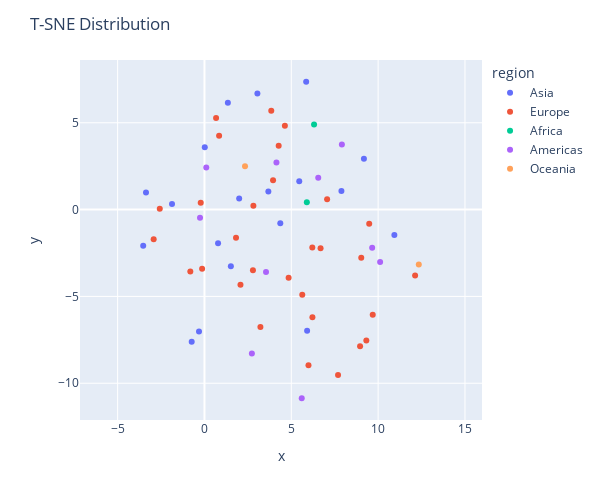

The code cell stored with this chart in its notebook:
### Code cell
import plotly.express as px
import nbformat


x = tsne.embedding_[:,0]
y = tsne.embedding_[:,1]
labels = X.index

df = pd.DataFrame(tsne.embedding_).set_index(labels)
df.rename({0:"x", 1:"y"}, axis=1, inplace=True)

country_to_region = country_name_conversion[["Country Name","region"]].set_index("Country Name").to_dict()["region"]

country_names = []
regions = []
for ISO2 in X.index:
    country_names.append(two_way_country_lookup[ISO2])
for country in country_names:
  regions.append(country_to_region[country])
    
df["country_name"] = country_names
df["region"] = regions




fig = px.scatter(df, x = "x", y = "y", color = "region", hover_data = ["country_name"], width=600, height=500)
fig.update_layout(title = "T-SNE Distribution")

fig.update_yaxes(
    scaleanchor="x",
    scaleratio=1,
  )

fig.show()

### Figure 1 — Plotly figure (JSON) as saved in the notebook; plotly's stock layout.template omitted (floating-point values rounded to 4 significant figures)
{"data": [{"customdata": [["Taiwan"], ["Thailand"], ["Singapore"], ["United Arab Emirates"], ["Bangladesh"], ["Korea, Republic of"], ["Japan"], ["Israel"], ["Indonesia"], ["Hong Kong"], ["China"], ["Macao"], ["Turkey"], ["Malaysia"], ["Pakistan"], ["Vietnam"], ["Georgia"], ["India"], ["Philippines"]], "hovertemplate": "region=Asia<br>x=%{x}<br>y=%{y}<br>country_name=%{customdata[0]}<extra></extra>", "legendgroup": "Asia", "marker": {"color": "#636efa", "symbol": "circle"}, "mode": "markers", "name": "Asia", "orientation": "v", "showlegend": true, "type": "scatter", "x": [1.997, 3.678, -0.3158, 1.518, 10.93, 0.0164, -3.368, 5.855, 5.457, 5.91, 9.181, 1.346, 0.7815, -0.736, -1.869, 3.047, 7.885, 4.365, -3.528], "xaxis": "x", "y": [0.6326, 1.04, -7.024, -3.265, -1.466, 3.583, 0.9867, 7.361, 1.634, -6.971, 2.934, 6.159, -1.938, -7.608, 0.325, 6.686, 1.065, -0.7828, -2.083], "yaxis": "y"}, {"customdata": [["Ukraine"], ["United Kingdom"], ["Slovakia"], ["Spain"], ["Sweden"], ["Switzerland"], ["Luxembourg"], ["Russia"], ["Belgium"], ["Austria"], ["Latvia"], ["Jersey"], ["Italy"], ["Ireland"], ["Denmark"], ["Czech Republic"], ["Serbia"], ["Poland"], ["Romania"], ["Portugal"], ["Norway"], ["Netherlands"], ["Germany"], ["Greece"], ["Guernsey"], ["Hungary"], ["Finland"], ["France"], ["Liechtenstein"], ["Iceland"]], "hovertemplate": "region=Europe<br>x=%{x}<br>y=%{y}<br>country_name=%{customdata[0]}<extra></extra>", "legendgroup": "Europe", "marker": {"color": "#EF553B", "symbol": "circle"}, "mode": "markers", "name": "Europe", "orientation": "v", "showlegend": true, "type": "scatter", "x": [4.844, 8.96, 3.846, 9.32, 5.631, 4.63, 7.061, -0.2166, 6.209, 6.685, 2.79, -2.926, 6.215, 0.8416, 2.072, 3.22, -2.575, 2.816, 9.485, 9.027, 0.6682, 9.688, 7.691, -0.1366, 1.816, 3.948, -0.8151, 5.989, 4.272, 12.13], "xaxis": "x", "y": [-3.919, -7.866, 5.691, -7.533, -4.902, 4.824, 0.5972, 0.3875, -2.182, -2.228, -3.497, -1.702, -6.202, 4.257, -4.322, -6.766, 0.05492, 0.2235, -0.8119, -2.77, 5.268, -6.053, -9.519, -3.408, -1.621, 1.692, -3.561, -8.958, 3.67, -3.794], "yaxis": "y"}, {"customdata": [["South Africa"], ["Mauritius"]], "hovertemplate": "region=Africa<br>x=%{x}<br>y=%{y}<br>country_name=%{customdata[0]}<extra></extra>", "legendgroup": "Africa", "marker": {"color": "#00cc96", "symbol": "circle"}, "mode": "markers", "name": "Africa", "orientation": "v", "showlegend": true, "type": "scatter", "x": [5.894, 6.309], "xaxis": "x", "y": [0.4286, 4.894], "yaxis": "y"}, {"customdata": [["Cayman Islands"], ["Canada"], ["Bermuda"], ["Virgin Islands (British)"], ["Brazil"], ["Argentina"], ["Chile"], ["Colombia"], ["Mexico"], ["United States"]], "hovertemplate": "region=Americas<br>x=%{x}<br>y=%{y}<br>country_name=%{customdata[0]}<extra></extra>", "legendgroup": "Americas", "marker": {"color": "#ab63fa", "symbol": "circle"}, "mode": "markers", "name": "Americas", "orientation": "v", "showlegend": true, "type": "scatter", "x": [2.728, 7.911, 9.656, 4.143, 10.11, 6.55, 0.1031, -0.2571, 3.544, 5.599], "xaxis": "x", "y": [-8.287, 3.745, -2.19, 2.705, -3.023, 1.838, 2.427, -0.4695, -3.593, -10.86], "yaxis": "y"}, {"customdata": [["Australia"], ["New Zealand"]], "hovertemplate": "region=Oceania<br>x=%{x}<br>y=%{y}<br>country_name=%{customdata[0]}<extra></extra>", "legendgroup": "Oceania", "marker": {"color": "#FFA15A", "symbol": "circle"}, "mode": "markers", "name": "Oceania", "orientation": "v", "showlegend": true, "type": "scatter", "x": [2.335, 12.34], "xaxis": "x", "y": [2.491, -3.157], "yaxis": "y"}], "layout": {"height": 500, "legend": {"title": {"text": "region"}, "tracegroupgap": 0}, "margin": {"t": 60}, "title": {"text": "T-SNE Distribution"}, "width": 600, "xaxis": {"anchor": "y", "domain": [0, 1], "title": {"text": "x"}}, "yaxis": {"anchor": "x", "domain": [0, 1], "scaleanchor": "x", "scaleratio": 1, "title": {"text": "y"}}}}
